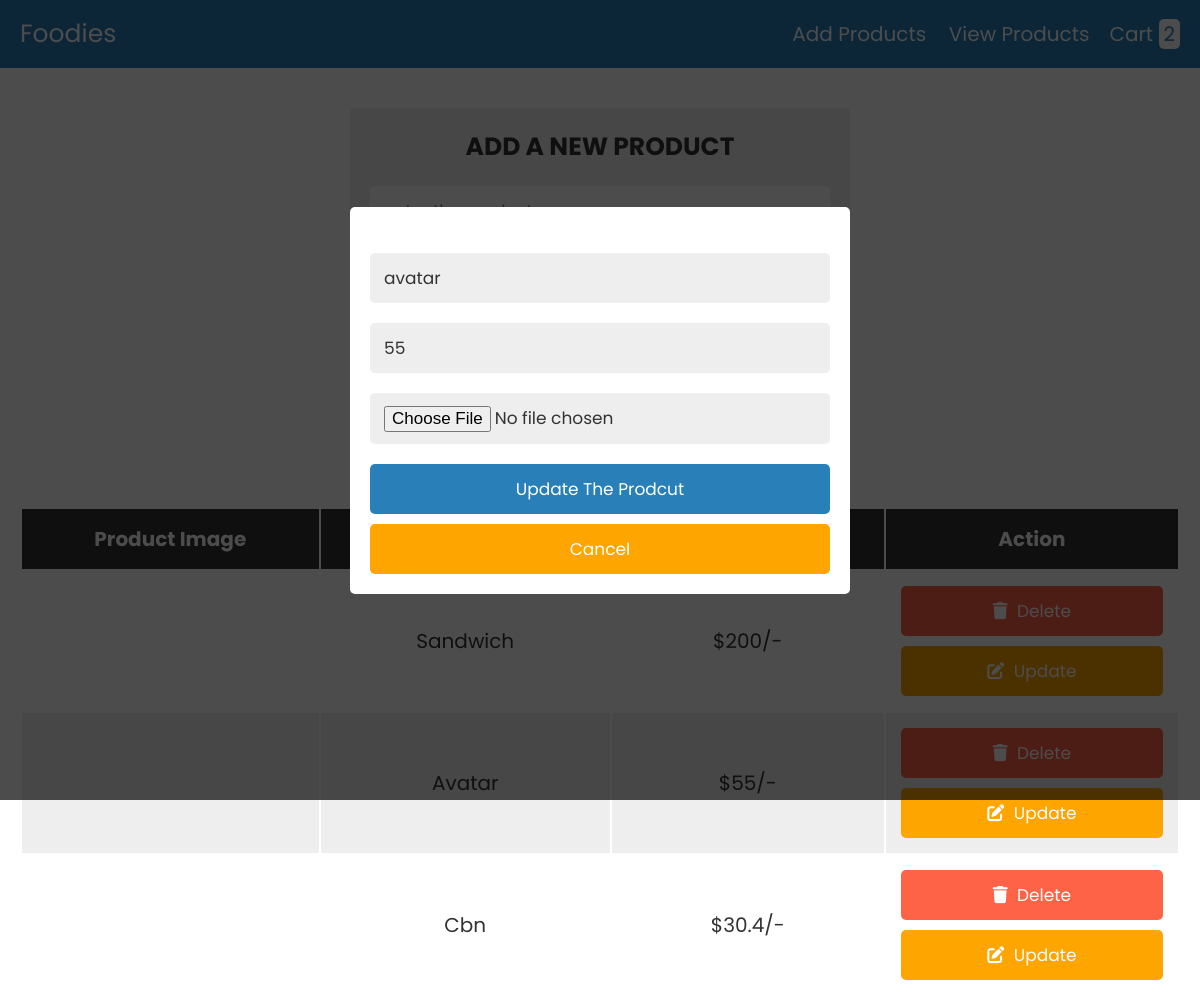
The page /admin.php?edit=3 on the database its author committed.
### tables this page shows
CREATE TABLE `products` (
  `id` int(255) NOT NULL,
  `name` varchar(255) NOT NULL,
  `price` varchar(255) NOT NULL,
  `image` varchar(255) NOT NULL
);

### admin.php (the view, shortened to what this page needs)
<?php
@include 'config.php';
?>
<!DOCTYPE html>
<html lang="en">
<head>
   <link rel="stylesheet" href="https://cdnjs.cloudflare.com/ajax/libs/font-awesome/6.0.0/css/all.min.css">
   <link rel="stylesheet" href="css/style.css">
</head>
<body>
<?php include 'header.php'; ?>
<div class="container">
<section>
<form action="" method="post" class="add-product-form" enctype="multipart/form-data">
   <h3>add a new product</h3>
</form>
</section>
<section class="display-product-table">
   <table>
      <thead>
         <th>product image</th>
         <th>product name</th>
         <th>product price</th>
         <th>action</th>
      </thead>
      <tbody>
         <?php
            $select_products = mysqli_query($conn, "SELECT * FROM `products`");
            if(mysqli_num_rows($select_products) > 0){
               while($row = mysqli_fetch_assoc($select_products)){
         ?>
         <tr>
            <td><img src="uploaded_img/<?php echo $row['image']; ?>" height="100" alt=""></td>
            <td><?php echo $row['name']; ?></td>
            <td>$<?php echo $row['price']; ?>/-</td>
            <td>
               <a href="admin.php?delete=<?php echo $row['id']; ?>" class="delete-btn" onclick="return confirm('are your sure you want to delete this?');"> <i class="fas fa-trash"></i> delete </a>
               <a href="admin.php?edit=<?php echo $row['id']; ?>" class="option-btn"> <i class="fas fa-edit"></i> update </a>
            </td>
         </tr>
         <?php
            };
            }else{
               echo "<div class='empty'>no product added</div>";
            };
         ?>
      </tbody>
   </table>
</section>
<section class="edit-form-container">
   <?php
   if(isset($_GET['edit'])){
      $edit_id = $_GET['edit'];
      $edit_query = mysqli_query($conn, "SELECT * FROM `products` WHERE id = $edit_id");
      if(mysqli_num_rows($edit_query) > 0){
         while($fetch_edit = mysqli_fetch_assoc($edit_query)){
   ?>
   <form action="" method="post" enctype="multipart/form-data">
      <input type="text" class="box" required name="update_p_name" value="<?php echo $fetch_edit['name']; ?>">
      <input type="number" min="0" class="box" required name="update_p_price" value="<?php echo $fetch_edit['price']; ?>">
      <input type="file" class="box" required name="update_p_image" accept="image/png, image/jpg, image/jpeg">
      <input type="submit" value="update the prodcut" name="update_product" class="btn">
      <input type="reset" value="cancel" id="close-edit" class="option-btn">
   </form>
   <?php
            };
         };
      };
   ?>
</section>
</div>
</body>
</html>

### css/style.css (style rules this page uses)
:root { --blue:#2980b9; --red:tomato; --orange:orange; --black:#333; --white:#fff; --bg-color:#eee; --dark-bg:rgba(0,0,0,.7); --box-shadow:0 .5rem 1rem rgba(0,0,0,.1); --border:.1rem solid #999; }
* { font-family: 'Poppins', sans-serif; margin:0; padding:0; box-sizing: border-box; outline: none; border:none; text-decoration: none; text-transform: capitalize; }
html { font-size: 62.5%; overflow-x: hidden; }
.container { max-width: 1200px; margin:0 auto; }
section { padding:2rem; }
.btn, .option-btn, .delete-btn { display: block; width: 100%; text-align: center; background-color: var(--blue); color:var(--white); font-size: 1.7rem; padding:1.2rem 3rem; border-radius: .5rem; cursor: pointer; margin-top: 1rem; }
.option-btn i, .delete-btn i { padding-right: .5rem; }
.option-btn { background-color: var(--orange); }
.delete-btn { margin-top: 0; background-color: var(--red); }
.add-product-form { max-width: 50rem; background-color: var(--bg-color); border-radius: .5rem; padding:2rem; margin:0 auto; margin-top: 2rem; }
.add-product-form h3 { font-size: 2.5rem; margin-bottom: 1rem; color:var(--black); text-transform: uppercase; text-align: center; }
.display-product-table table { width: 100%; text-align: center; }
.display-product-table table thead th { padding:1.5rem; font-size: 2rem; background-color: var(--black); color:var(--white); }
.display-product-table table td { padding:1.5rem; font-size: 2rem; color:var(--black); }
.display-product-table table td:first-child { padding:0; }
.display-product-table table tr:nth-child(even) { background-color: var(--bg-color); }
.edit-form-container { position: fixed; top:0; left:0; z-index: 1100; background-color: var(--dark-bg); padding:2rem; display: none; align-items: center; justify-content: center; min-height: 100vh; width: 100%; }
.edit-form-container form { width: 50rem; border-radius: .5rem; background-color: var(--white); text-align: center; padding:2rem; }
.edit-form-container form .box { width: 100%; background-color: var(--bg-color); border-radius: .5rem; margin:1rem 0; font-size: 1.7rem; color:var(--black); padding:1.2rem 1.4rem; text-transform: none; }

### rows shown on the page
products: name "Sandwich", price "200"
products: name "Avatar", price "55", update_p_name "avatar", update_p_price "55"
products: name "Cbn", price "30.4"

### other values the page prints
$row_count "2"
